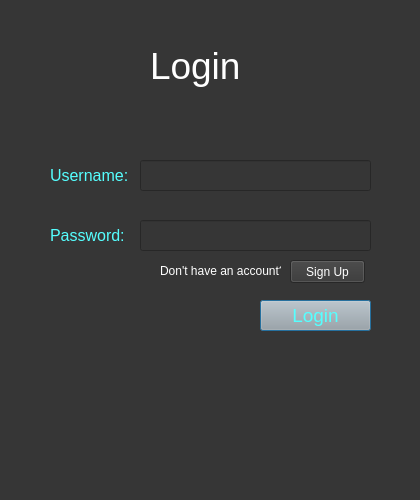
<?xml version="1.0" encoding="UTF-8"?>
<ui version="4.0">
 <class>login_app</class>
 <widget class="QDialog" name="login_app">
  <property name="geometry">
   <rect>
    <x>0</x>
    <y>0</y>
    <width>420</width>
    <height>500</height>
   </rect>
  </property>
  <property name="windowTitle">
   <string>Login by isibol98</string>
  </property>
  <property name="styleSheet">
   <string notr="true">background-color: rgb(54, 54, 54);</string>
  </property>
  <widget class="QLabel" name="first_label">
   <property name="geometry">
    <rect>
     <x>150</x>
     <y>40</y>
     <width>111</width>
     <height>51</height>
    </rect>
   </property>
   <property name="styleSheet">
    <string notr="true">color:rgb(255, 255, 255);
font-size:28pt;
</string>
   </property>
   <property name="text">
    <string>Login</string>
   </property>
  </widget>
  <widget class="QLabel" name="username_label">
   <property name="geometry">
    <rect>
     <x>50</x>
     <y>160</y>
     <width>81</width>
     <height>31</height>
    </rect>
   </property>
   <property name="styleSheet">
    <string notr="true">color:rgb(85, 255, 255); font-size:12pt
</string>
   </property>
   <property name="text">
    <string>Username:</string>
   </property>
  </widget>
  <widget class="QLineEdit" name="username">
   <property name="geometry">
    <rect>
     <x>140</x>
     <y>160</y>
     <width>231</width>
     <height>31</height>
    </rect>
   </property>
   <property name="styleSheet">
    <string notr="true">color:rgbrgb(255, 255, 255)</string>
   </property>
  </widget>
  <widget class="QLabel" name="psw_lbl">
   <property name="geometry">
    <rect>
     <x>50</x>
     <y>220</y>
     <width>81</width>
     <height>31</height>
    </rect>
   </property>
   <property name="styleSheet">
    <string notr="true">color:rgb(85, 255, 255); font-size:12pt
</string>
   </property>
   <property name="text">
    <string>Password:</string>
   </property>
  </widget>
  <widget class="QLineEdit" name="password">
   <property name="geometry">
    <rect>
     <x>140</x>
     <y>220</y>
     <width>231</width>
     <height>31</height>
    </rect>
   </property>
   <property name="styleSheet">
    <string notr="true">color:rgbrgb(255, 255, 255)</string>
   </property>
  </widget>
  <widget class="QPushButton" name="login_button">
   <property name="geometry">
    <rect>
     <x>260</x>
     <y>300</y>
     <width>111</width>
     <height>31</height>
    </rect>
   </property>
   <property name="styleSheet">
    <string notr="true">background-color:rgb(167, 167, 167); font-size:14pt; color:rgb(85, 255, 255)</string>
   </property>
   <property name="text">
    <string>Login</string>
   </property>
  </widget>
  <widget class="QLabel" name="label_2">
   <property name="geometry">
    <rect>
     <x>160</x>
     <y>260</y>
     <width>121</width>
     <height>21</height>
    </rect>
   </property>
   <property name="styleSheet">
    <string notr="true">color:rgb(255, 255, 255)</string>
   </property>
   <property name="text">
    <string>Don't have an account?</string>
   </property>
  </widget>
  <widget class="QPushButton" name="pushButton">
   <property name="geometry">
    <rect>
     <x>290</x>
     <y>260</y>
     <width>75</width>
     <height>23</height>
    </rect>
   </property>
   <property name="styleSheet">
    <string notr="true">color:rgb(255, 255, 255); background-color:rgb(54, 54, 54)</string>
   </property>
   <property name="text">
    <string>Sign Up</string>
   </property>
  </widget>
 </widget>
 <resources/>
 <connections/>
</ui>
